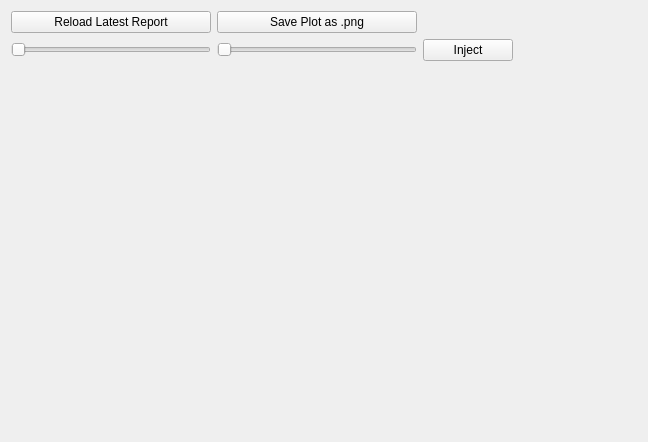
<?xml version="1.0" encoding="UTF-8"?>
<ui version="4.0">
 <class>PlotTab</class>
 <widget class="QWidget" name="PlotTab">
  <property name="geometry">
   <rect>
    <x>0</x>
    <y>0</y>
    <width>648</width>
    <height>442</height>
   </rect>
  </property>
  <property name="windowTitle">
   <string>Form</string>
  </property>
  <layout class="QGridLayout" name="gridLayout">
   <item row="1" column="3">
    <spacer name="horizontalSpacer_2">
     <property name="orientation">
      <enum>Qt::Horizontal</enum>
     </property>
     <property name="sizeHint" stdset="0">
      <size>
       <width>40</width>
       <height>20</height>
      </size>
     </property>
    </spacer>
   </item>
   <item row="0" column="1">
    <widget class="QPushButton" name="savePlotButton">
     <property name="text">
      <string>Save Plot as .png</string>
     </property>
    </widget>
   </item>
   <item row="3" column="0" colspan="4">
    <widget class="QCustomPlot" name="spikePlot" native="true"/>
   </item>
   <item row="0" column="3">
    <spacer name="horizontalSpacer">
     <property name="orientation">
      <enum>Qt::Horizontal</enum>
     </property>
     <property name="sizeHint" stdset="0">
      <size>
       <width>40</width>
       <height>20</height>
      </size>
     </property>
    </spacer>
   </item>
   <item row="1" column="0">
    <widget class="QSlider" name="leftMotorSlider">
     <property name="minimumSize">
      <size>
       <width>200</width>
       <height>0</height>
      </size>
     </property>
     <property name="maximumSize">
      <size>
       <width>200</width>
       <height>16777215</height>
      </size>
     </property>
     <property name="orientation">
      <enum>Qt::Horizontal</enum>
     </property>
    </widget>
   </item>
   <item row="0" column="0">
    <widget class="QPushButton" name="reloadReportButton">
     <property name="text">
      <string>Reload Latest Report</string>
     </property>
    </widget>
   </item>
   <item row="1" column="1">
    <widget class="QSlider" name="rightMotorSlider">
     <property name="minimumSize">
      <size>
       <width>200</width>
       <height>0</height>
      </size>
     </property>
     <property name="maximumSize">
      <size>
       <width>200</width>
       <height>16777215</height>
      </size>
     </property>
     <property name="orientation">
      <enum>Qt::Horizontal</enum>
     </property>
    </widget>
   </item>
   <item row="1" column="2">
    <widget class="QPushButton" name="setMotorsButton">
     <property name="minimumSize">
      <size>
       <width>90</width>
       <height>0</height>
      </size>
     </property>
     <property name="text">
      <string>Inject</string>
     </property>
    </widget>
   </item>
  </layout>
 </widget>
 <customwidgets>
  <customwidget>
   <class>QCustomPlot</class>
   <extends>QWidget</extends>
   <header>qcustomplot.h</header>
   <container>1</container>
  </customwidget>
 </customwidgets>
 <resources/>
 <connections/>
</ui>
